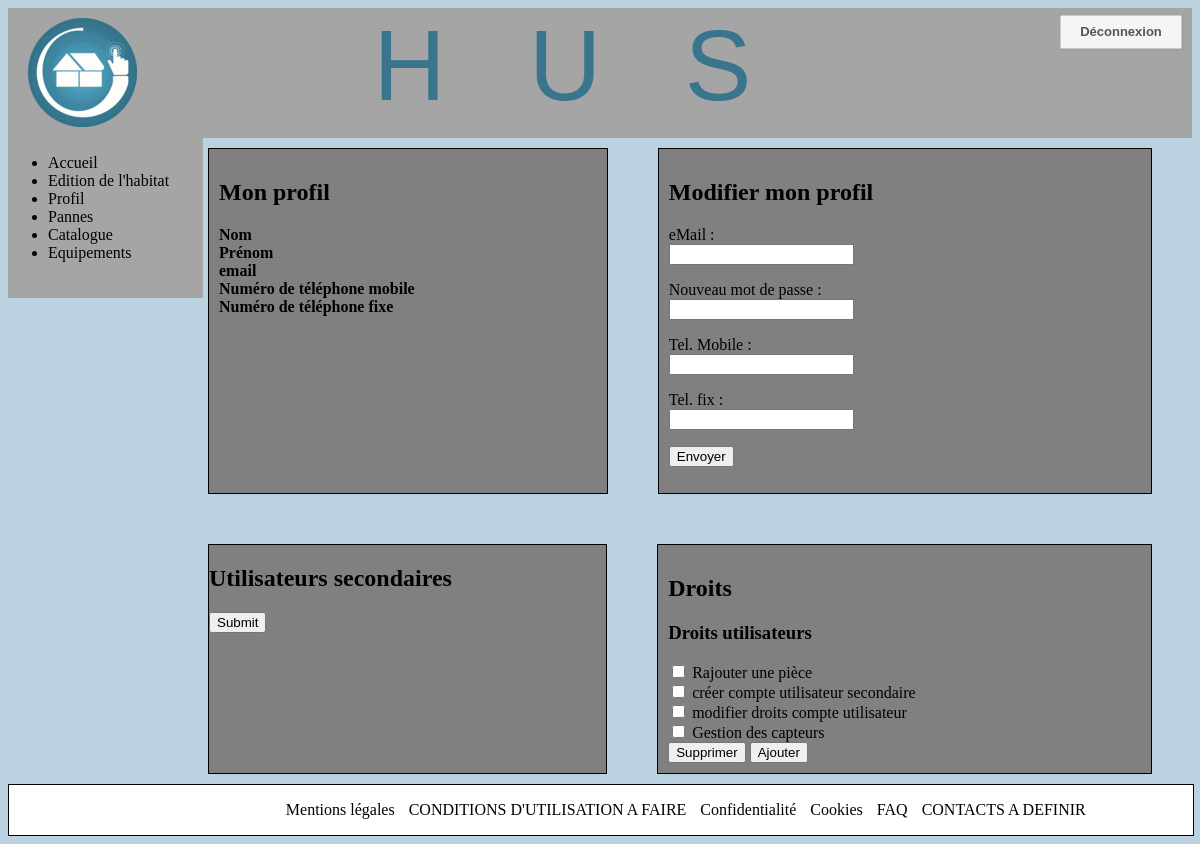
The app's page /profil/profil.php with its own data.
### tables this page shows
CREATE TABLE IF NOT EXISTS `droits` (
  `ID` int(11) NOT NULL AUTO_INCREMENT,
  `Nom` varchar(255) NOT NULL,
  PRIMARY KEY (`ID`)
);

### profil/droits_utilisateurs.php (the view, shortened to what this page needs)
<!DOCTYPE html>
<html>
<head>
</head>
<body>
<section id="ajout_droits">
<h1>Droits utilisateurs</h1>
<form method="post" action="set_droits.php>">
	<?php
	$bdd = new PDO('mysql:host=localhost;dbname=hus;charset=utf8', 'root', '');
	$Droits = $bdd->query('SELECT * FROM droits');
	while ($Droits2 = $Droits->fetch())
	{
		?><input type="checkbox" name=<?php echo $Droits2['Nom'];?> /> <label><?php echo $Droits2['Nom'];?></label><br /><?php
	}
	?>
	<input type="submit" value="Supprimer" name="supprimer">
	<input type="submit" value="Ajouter" name="ajouter">
</form>
</section>
</body>
</html>

### profil/profil.css (style rules this page uses)
body { background-color:rgb(187 , 210 , 225); }

### Mise_en_page/header.css (style rules this page uses)
#entete { display: flex; justify-content: space-between; margin: 0px; padding: 0px; font-family: Verdana, Arial; font-size: 15px; background: #EFEFEF; background-color: #A5A5A5; height: 130px; }
.nom { width: 450px; }
.nom a { font-size: 100px; text-align: center; white-space: pre; text-decoration: none; color: #39758C; }
.logo { margin: 10px 0 0 20px; }
.BoutonDeconnexion { width:120px; height: 20px; padding:6px 0 6px 0; margin: 7px 10px 0 0; background:#f5f5f5; border-radius:2px; border:1px solid #ccc; box-shadow:1px 1px 3px #999; cursor:pointer; text-align: center; }
.TextDeconnexion { font:bold 13px Arial; color:#555; text-transform:capitalize; text-decoration : none; }
nav { display: flex; width: 195px; height: 160px; background:#A5A5A5; position: fixed; }
a { text-decoration: none; color: #000; }

### records on screen
droits: Nom "Rajouter une pièce"
droits: Nom "créer compte utilisateur secondaire"
droits: Nom "modifier droits compte utilisateur"
droits: Nom "Gestion des capteurs"
